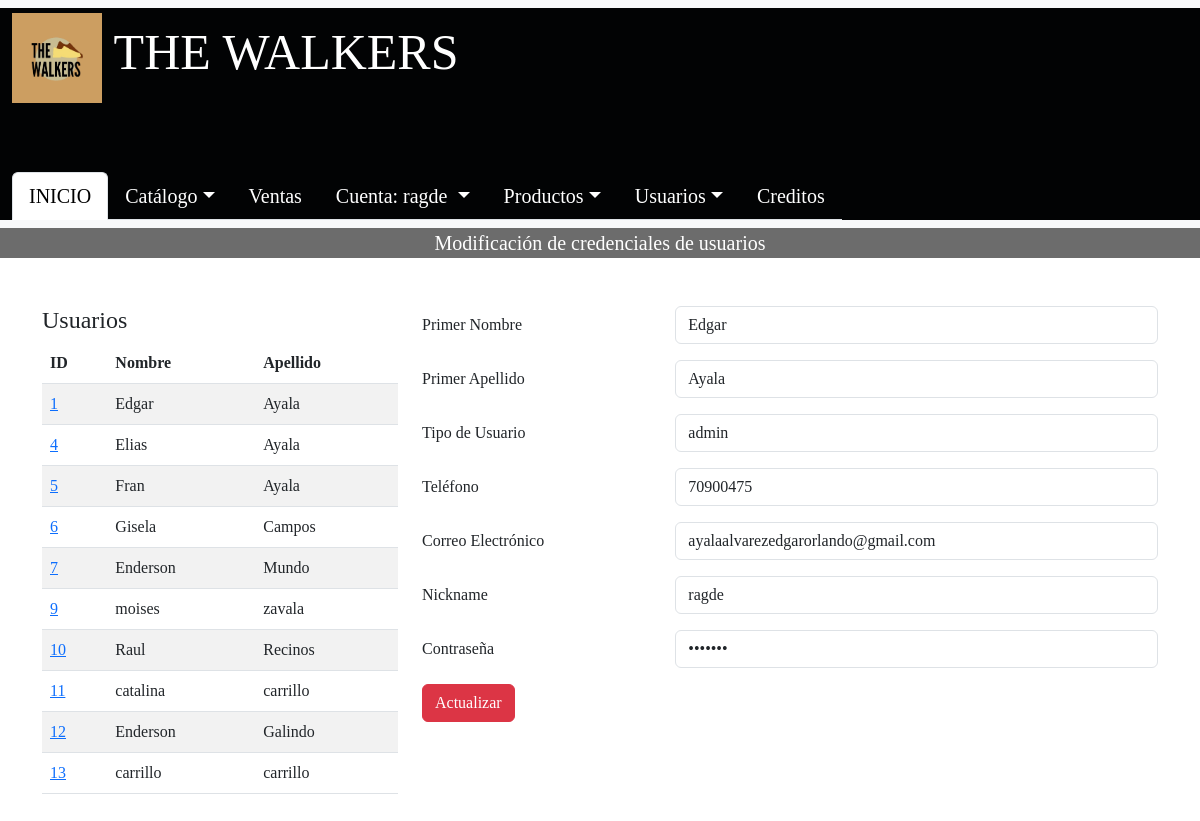
The page /Administrador/admin/CRUD_USUARIOS/modificar_usuarios.php?cod_usuario=1 (signed in) on the database its author committed.
### tables this page shows
CREATE TABLE `usuario` (
  `cod_usuario` int(11) NOT NULL,
  `primer_nombre` varchar(50) NOT NULL,
  `primer_apellido` varchar(50) NOT NULL,
  `tipo_usuario` varchar(50) NOT NULL,
  `telefono_usuario` int(8) NOT NULL,
  `correo_usuario` varchar(100) NOT NULL,
  `nick_name` varchar(50) NOT NULL,
  `contraseña` varchar(20) NOT NULL
);

### Administrador/admin/CRUD_USUARIOS/modificar_usuarios.php (the view, shortened to what this page needs)
<?php
include '../../conexionBD.php';
$query_usuarios = "SELECT cod_usuario, primer_nombre, primer_apellido FROM usuario";
$result_usuarios = $conn->query($query_usuarios);
$usuario = null;
if (isset($_GET['cod_usuario'])) {
    $cod_usuario = $_GET['cod_usuario'];
    $query = "SELECT primer_nombre, primer_apellido, tipo_usuario, telefono_usuario, correo_usuario, nick_name, contraseña FROM usuario WHERE cod_usuario = ?";
    $stmt = $conn->prepare($query);
    $stmt->bind_param('i', $cod_usuario);
    $stmt->execute();
    $result = $stmt->get_result();
    $usuario = $result->fetch_assoc();
}
?>
<!DOCTYPE html>
<html lang="es">
<head>
    <link href="https://cdn.jsdelivr.net/npm/bootstrap@5.3.0/dist/css/bootstrap.min.css" rel="stylesheet">
</head>
<body style="font-family: 'Franklin Gothic Medium', 'cursive';">
    <nav class="navbar bg-body-tertiary">
        <div class="container-fluid fixed-width-container"
            style="background-color: #020304; font-family: 'Franklin Gothic Medium';">
            <a class="navbar-brand" href="#" style="background-color: #020304; color: white; font-size: 50px;">
            <img src="../../imagenes/001-Index/Logos/Logo.png" alt="Logo" width="90" height="90"
            class="d-inline-block align-text-center" style="background-color: #CC9E61;">
                THE WALKERS
            </a>
            <ul class="nav nav-tabs" style="margin-top: 4rem; font-size: 20px;">
                <li class="nav-item">
                    <a class="nav-link active" aria-current="page" href="../../admin/admin.php">INICIO</a>
                </li>
                <li class="nav-item dropdown">
                    <a class="nav-link dropdown-toggle" data-bs-toggle="dropdown" href="#" role="button"
                        aria-expanded="false" style="color: white;">Catálogo</a>
                </li>
                <li class="nav-item">
                    <a class="nav-link" href="../ventas.php" style="color: white;">Ventas</a>
                </li>
                <li class="nav-item dropdown">
                <a class="nav-link dropdown-toggle" data-bs-toggle="dropdown" href="#" role="button" aria-expanded="false" style="color: white;">
                    Cuenta:
                    <?php if (isset($_SESSION['nick_name'])): ?>
                    <?php echo $_SESSION['nick_name']; ?>
                    <?php else: ?>
                    Invitado
                    <?php endif; ?>
                </a>
</li>
                <li class="nav-item dropdown">
                    <a class="nav-link dropdown-toggle" data-bs-toggle="dropdown" href="#" role="button"
                        aria-expanded="false" style="color: white;">Productos</a>
                </li>
                <li class="nav-item dropdown">
                    <a class="nav-link dropdown-toggle" data-bs-toggle="dropdown" href="#" role="button"
                        aria-expanded="false" style="color: white;">Usuarios</a>
                </li>
                <li class="nav-item">
                    <a class="nav-link" href="../../creditos/creditos.html" style="color: white;">Creditos</a>
                </li>
            </ul>
        </div>
    </nav>
    <p class="fs-5 text-center" style="margin-top: 0px; color: white; background-color: #6c6c6c; font-family: 'Franklin Gothic Medium', 'cursive';">Modificación de credenciales de usuarios</p>
    <div class="container mt-5">
        <div class="row">
            <div class="col-md-4 mb-4">
                <h4>Usuarios</h4>
                <table class="table table-striped">
                    <thead>
                        <tr>
                            <th>ID</th>
                            <th>Nombre</th>
                            <th>Apellido</th>
                        </tr>
                    </thead>
                    <tbody>
                        <?php while ($row = $result_usuarios->fetch_assoc()) { ?>
                        <tr>
                            <td><a href="?cod_usuario=<?php echo $row['cod_usuario']; ?>"><?php echo $row['cod_usuario']; ?></a></td>
                            <td><?php echo $row['primer_nombre']; ?></td>
                            <td><?php echo $row['primer_apellido']; ?></td>
                        </tr>
                        <?php } ?>
                    </tbody>
                </table>
            </div>
            <div class="col-md-8 mb-4">
                <?php if ($usuario) { ?>
                <form method="POST">
                    <div class="row mb-3">
                        <label for="primer_nombre" class="col-sm-4 col-form-label">Primer Nombre</label>
                        <div class="col-sm-8">
                            <input type="text" class="form-control" id="primer_nombre" name="primer_nombre" value="<?php echo $usuario['primer_nombre']; ?>" required>
                        </div>
                    </div>
                    <div class="row mb-3">
                        <label for="primer_apellido" class="col-sm-4 col-form-label">Primer Apellido</label>
                        <div class="col-sm-8">
                            <input type="text" class="form-control" id="primer_apellido" name="primer_apellido" value="<?php echo $usuario['primer_apellido']; ?>" required>
                        </div>
                    </div>
                    <div class="row mb-3">
                        <label for="tipo_usuario" class="col-sm-4 col-form-label">Tipo de Usuario</label>
                        <div class="col-sm-8">
                            <input type="text" class="form-control" id="tipo_usuario" name="tipo_usuario" value="<?php echo $usuario['tipo_usuario']; ?>" required>
                        </div>
                    </div>
                    <div class="row mb-3">
                        <label for="telefono_usuario" class="col-sm-4 col-form-label">Teléfono</label>
                        <div class="col-sm-8">
                            <input type="text" class="form-control" id="telefono_usuario" name="telefono_usuario" value="<?php echo $usuario['telefono_usuario']; ?>" required>
                        </div>
                    </div>
                    <div class="row mb-3">
                        <label for="correo_usuario" class="col-sm-4 col-form-label">Correo Electrónico</label>
                        <div class="col-sm-8">
                            <input type="email" class="form-control" id="correo_usuario" name="correo_usuario" value="<?php echo $usuario['correo_usuario']; ?>" required>
                        </div>
                    </div>
                    <div class="row mb-3">
                        <label for="nick_name" class="col-sm-4 col-form-label">Nickname</label>
                        <div class="col-sm-8">
                            <input type="text" class="form-control" id="nick_name" name="nick_name" value="<?php echo $usuario['nick_name']; ?>" required>
                        </div>
                    </div>
                    <div class="row mb-3">
                        <label for="contraseña" class="col-sm-4 col-form-label">Contraseña</label>
                        <div class="col-sm-8">
                            <input type="password" class="form-control" id="contraseña" name="contraseña" value="<?php echo $usuario['contraseña']; ?>" required>
                        </div>
                    </div>
                    <button type="submit" class="btn btn-danger">Actualizar</button>
                </form>
                <?php } else { ?>
                <p class="text-danger">Por favor selecciona un usuario para modificar.</p>
                <?php } ?>
            </div>
        </div>
    </div>
</body>
</html>

### rows shown on the page
usuario: cod_usuario "1", primer_nombre "Edgar", primer_apellido "Ayala", tipo_usuario "admin", telefono_usuario "70900475", correo_usuario "ayalaalvarezedgarorlando@gmail.com", nick_name "ragde"
usuario: cod_usuario "4", primer_nombre "Elias", primer_apellido "Ayala"
usuario: cod_usuario "5", primer_nombre "Fran", primer_apellido "Ayala"
usuario: cod_usuario "6", primer_nombre "Gisela", primer_apellido "Campos"
usuario: cod_usuario "7", primer_nombre "Enderson", primer_apellido "Mundo"
usuario: cod_usuario "9", primer_nombre "moises", primer_apellido "zavala"
usuario: cod_usuario "10", primer_nombre "Raul", primer_apellido "Recinos"
usuario: cod_usuario "11", primer_nombre "catalina", primer_apellido "carrillo"
usuario: cod_usuario "12", primer_nombre "Enderson", primer_apellido "Galindo"
usuario: cod_usuario "13", primer_nombre "carrillo", primer_apellido "carrillo"

### other values the page prints
$_SESSION['nick_name'] "ragde"
